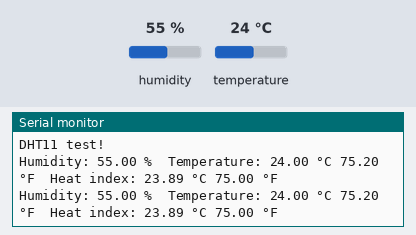
This sketch was run on a simulated Arduino Uno, built with avr-gcc and run on an emulated ATmega328P. On the bench: the last lines printed to the serial monitor. Inputs (shaded band) come from the test bench; at power-on: humidity 55 %, temperature 24 °C.

Above: at 4.8 s.
4.9 s: humidity set to 22 %
At 7.2 s:
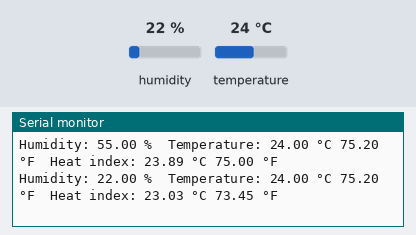
7.9 s: temperature set to 12 °C
At 9.2 s:
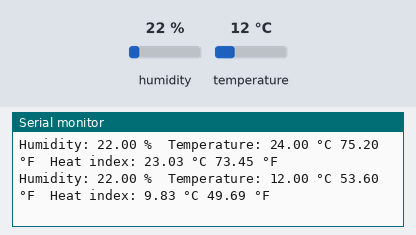
10.9 s: humidity set to 40 %
At 13.1 s:
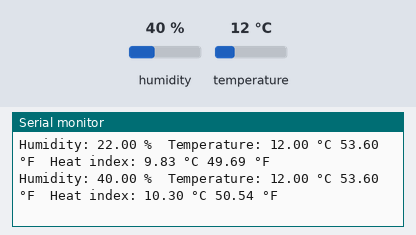
Timing chart, 0 to 14.6 s (numbered marks = the images above; inputs shaded):
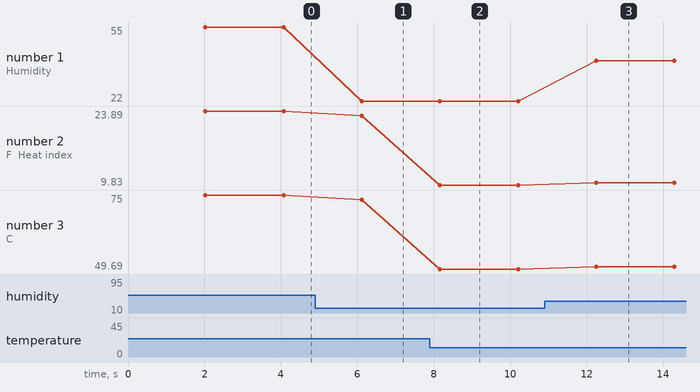

Measured:
- after the input at 4.9 s, the serial monitor: prints a new line after 1.2 s (image 1)
- after the input at 7.9 s, the serial monitor: prints a new line after 0.26 s (image 2)
- after the input at 10.9 s, the serial monitor: prints a new line after 1.3 s (image 3)
- plotted number 1: 55 → 22 after the input at 4.9 s, 22 → 40 after the input at 10.9 s
- plotted number 2: 23.89 → 23.03 after the input at 4.9 s, 23.03 → 9.83 after the input at 7.9 s, 9.83 → 10.3 after the input at 10.9 s
- plotted number 3: 75 → 73.45 after the input at 4.9 s, 73.45 → 49.69 after the input at 7.9 s, 49.69 → 50.54 after the input at 10.9 s

The sketch:

DHTtest.ino
```cpp
#include <Wire.h>

// Example testing sketch for various DHT humidity/temperature sensors
// Written by ladyada, public domain

// REQUIRES the following Arduino libraries:
// - DHT Sensor Library: https://github.com/adafruit/DHT-sensor-library
// - Adafruit Unified Sensor Lib: https://github.com/adafruit/Adafruit_Sensor

#include "DHT.h"

#define DHTPIN 2     // Digital pin connected to the DHT sensor
// Feather HUZZAH ESP8266 note: use pins 3, 4, 5, 12, 13 or 14 --
// Pin 15 can work but DHT must be disconnected during program upload.

// Uncomment whatever type you're using!
#define DHTTYPE DHT11   // DHT 11
//#define DHTTYPE DHT22   // DHT 22  (AM2302), AM2321
//#define DHTTYPE DHT21   // DHT 21 (AM2301)

// Connect pin 1 (on the left) of the sensor to +5V
// NOTE: If using a board with 3.3V logic like an Arduino Due connect pin 1
// to 3.3V instead of 5V!
// Connect pin 2 of the sensor to whatever your DHTPIN is
// Connect pin 4 (on the right) of the sensor to GROUND
// Connect a 10K resistor from pin 2 (data) to pin 1 (power) of the sensor

// Initialize DHT sensor.
// Note that older versions of this library took an optional third parameter to
// tweak the timings for faster processors.  This parameter is no longer needed
// as the current DHT reading algorithm adjusts itself to work on faster procs.
DHT dht(DHTPIN, DHTTYPE);


void setup() {

  Serial.begin(9600);
  Serial.println(F("DHT11 test!"));

  dht.begin();

}

void loop() {
  // Wait a few seconds between measurements.
  delay(2000);

  // Reading temperature or humidity takes about 250 milliseconds!
  // Sensor readings may also be up to 2 seconds 'old' (its a very slow sensor)
  float h = dht.readHumidity();
  // Read temperature as Celsius (the default)
  float t = dht.readTemperature();
  // Read temperature as Fahrenheit (isFahrenheit = true)
  float f = dht.readTemperature(true);

  // Check if any reads failed and exit early (to try again).
  if (isnan(h) || isnan(t) || isnan(f)) {
    Serial.println(F("Failed to read from DHT sensor!"));
    return;
  }

  // Compute heat index in Fahrenheit (the default)
  float hif = dht.computeHeatIndex(f, h);
  // Compute heat index in Celsius (isFahreheit = false)
  float hic = dht.computeHeatIndex(t, h, false);

  Serial.print(F("Humidity: "));
  Serial.print(h);
  Serial.print(F(" %  Temperature: "));
  Serial.print(t);
  Serial.print(F(" °C "));
  Serial.print(f);
  Serial.print(F(" °F  Heat index: "));
  Serial.print(hic);
  Serial.print(F(" °C "));
  Serial.print(hif);
  Serial.println(F(" °F"));
}
```
